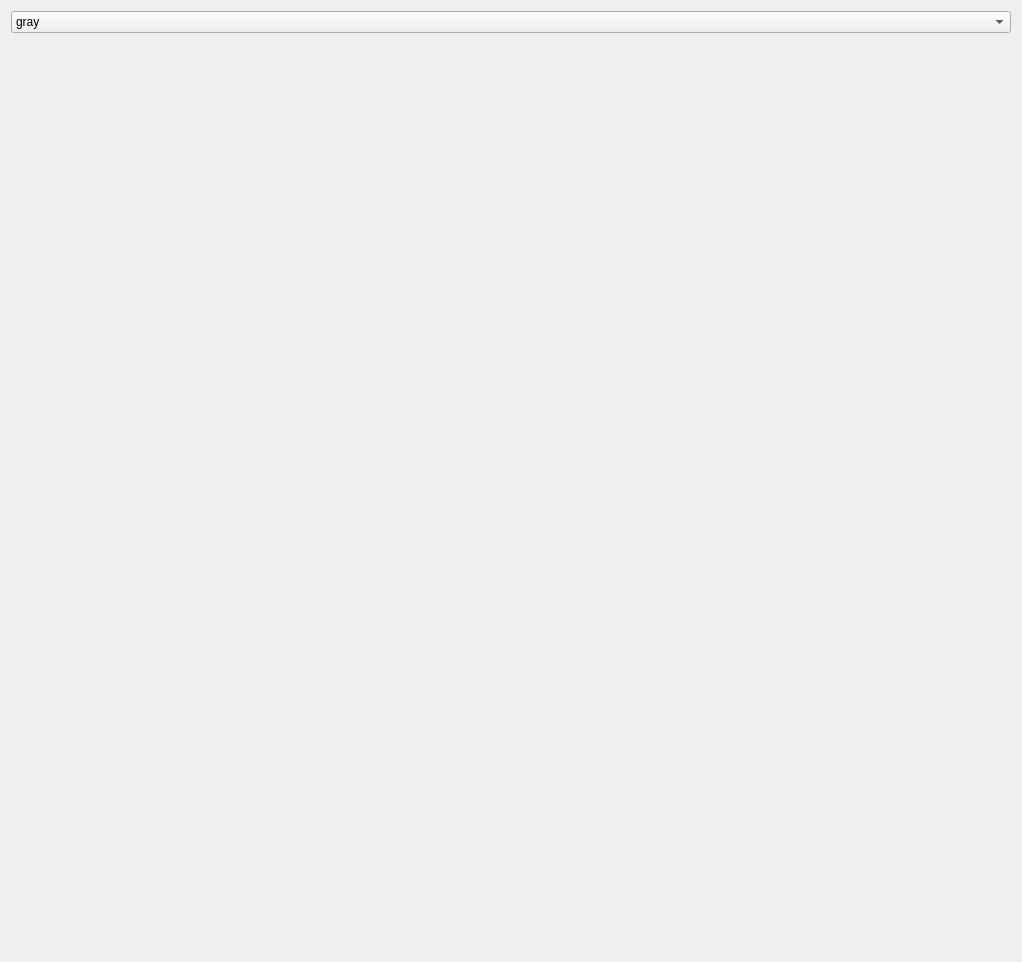
<?xml version="1.0" encoding="UTF-8"?>
<ui version="4.0">
 <class>Form</class>
 <widget class="QWidget" name="Form">
  <property name="geometry">
   <rect>
    <x>0</x>
    <y>0</y>
    <width>1022</width>
    <height>962</height>
   </rect>
  </property>
  <property name="windowTitle">
   <string>MLC Alignment</string>
  </property>
  <layout class="QGridLayout" name="gridLayout_2">
   <item row="0" column="0">
    <layout class="QGridLayout" name="gridLayout">
     <item row="0" column="0">
      <layout class="QHBoxLayout" name="horizontalLayout_2">
       <item>
        <layout class="QVBoxLayout" name="Wedge1Layout">
         <item>
          <widget class="QComboBox" name="comboBox_cmap1">
           <item>
            <property name="text">
             <string>gray</string>
            </property>
           </item>
           <item>
            <property name="text">
             <string>prism</string>
            </property>
           </item>
           <item>
            <property name="text">
             <string>autumn</string>
            </property>
           </item>
           <item>
            <property name="text">
             <string>cool</string>
            </property>
           </item>
           <item>
            <property name="text">
             <string>spring</string>
            </property>
           </item>
           <item>
            <property name="text">
             <string>summer</string>
            </property>
           </item>
           <item>
            <property name="text">
             <string>winter</string>
            </property>
           </item>
          </widget>
         </item>
         <item>
          <widget class="MatplotlibWidget" name="MLCAlignWidget" native="true"/>
         </item>
        </layout>
       </item>
      </layout>
     </item>
    </layout>
   </item>
  </layout>
 </widget>
 <customwidgets>
  <customwidget>
   <class>MatplotlibWidget</class>
   <extends>QWidget</extends>
   <header>matplotlibwidget</header>
  </customwidget>
 </customwidgets>
 <resources/>
 <connections/>
</ui>
